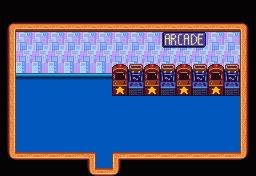

The image is a tile-based game level rendered from a .tmx file. Its description and complete source (layers, tilesets, objects, tile grids) follow:
An orthogonal 16x11 tile map with 16x16 px tiles, 6 tile layers (Back, Back2, Buildings, Front, ...), 2 tilesets.

<map version="1.10" tiledversion="1.10.2" orientation="orthogonal" renderorder="right-down" compressionlevel="0" width="16" height="11" tilewidth="16" tileheight="16" infinite="0" nextlayerid="13" nextobjectid="8">
 <tileset firstgid="1" name="townInterior" tilewidth="16" tileheight="16" tilecount="2176" columns="32">
  <image source="townInterior.png" width="512" height="1088" />
 </tileset>
 <tileset firstgid="2177" name="walls_and_floors" tilewidth="16" tileheight="16" tilecount="688" columns="16">
  <image source="walls_and_floors.png" width="256" height="688" />
  <tile id="434">
   <properties>
    <property name="Type" value="Wood" />
   </properties>
  </tile>
  <tile id="435">
   <properties>
    <property name="Type" value="Wood" />
   </properties>
  </tile>
  <tile id="450">
   <properties>
    <property name="Type" value="Wood" />
   </properties>
  </tile>
  <tile id="451">
   <properties>
    <property name="Type" value="Wood" />
   </properties>
  </tile>
 </tileset>
 <layer id="1" name="Back" width="16" height="11">
  <data encoding="csv">
0,0,0,0,0,0,0,0,0,0,0,0,0,0,0,0,
0,0,0,0,0,0,0,0,0,0,0,0,0,0,0,0,
0,2230,2230,2230,2230,2230,2230,2230,2230,2230,2230,2230,2230,2230,2230,0,
0,2246,2246,2246,2246,2246,2246,2246,2246,2246,2246,2246,2246,2246,2246,0,
0,2611,2612,2611,2612,2611,2612,2611,2612,2611,2612,2611,2612,2611,2612,0,
0,2627,2628,2627,2628,2627,2628,2627,2628,2627,2628,2627,2628,2627,2628,0,
0,2611,2612,2611,2612,2611,2612,2611,2612,2611,2612,2611,2612,2611,2612,0,
0,2627,2628,2627,2628,2627,2628,2627,2628,2627,2628,2627,2628,2627,2628,0,
0,2611,2612,2611,2612,2611,2612,2611,2612,2611,2612,2611,2612,2611,2612,0,
0,2627,2628,2627,2628,2627,2628,2627,2628,2627,2628,2627,2628,2627,2628,0,
0,0,0,0,0,2611,2612,0,0,0,0,0,0,0,0,0
</data>
 </layer>
 <layer id="2" name="Back2" width="16" height="11">
  <properties>
   <property name="Draw" value="Back" />
  </properties>
  <data encoding="csv">
0,0,0,0,0,0,0,0,0,0,0,0,0,0,0,0,
0,0,0,0,0,0,0,0,0,0,0,0,0,0,0,0,
0,2226,2226,2226,2226,2226,2226,2226,2226,2226,2226,2226,2226,2226,2226,0,
0,2242,2242,2242,2242,2242,2242,2242,2242,2242,2242,2242,2242,2242,2242,0,
0,2258,2258,2258,2258,2258,2258,2258,2258,2258,2258,2258,2258,2258,2258,0,
0,0,0,0,0,0,0,0,0,0,0,0,0,0,0,0,
0,0,0,0,0,0,0,0,0,0,0,0,0,0,0,0,
0,0,0,0,0,0,0,0,0,0,0,0,0,0,0,0,
0,0,0,0,0,0,0,0,0,0,0,0,0,0,0,0,
0,0,0,0,0,0,0,0,0,0,0,0,0,0,0,0,
0,0,0,0,0,0,0,0,0,0,0,0,0,0,0,0
</data>
 </layer>
 <layer id="3" name="Buildings" width="16" height="11">
  <data encoding="csv">
1,1,1,1,1,1,1,1,1,1,1,1,1,1,1,1,
1,1,1,1,1,1,1,1,1,1,1,1,1,1,1,1,
1,2427,2427,2427,2427,2427,2427,2427,2427,2427,2427,2427,2427,2427,2427,1,
1,2443,2443,2443,2443,2443,2443,2443,2443,2443,2443,2443,2443,2443,2443,1,
1,2459,2459,2459,2459,2459,2459,2459,2459,2459,2459,2459,2459,2459,2459,1,
1,0,0,0,0,0,0,1443,1444,1443,1444,1443,1444,1443,1444,1,
1,0,0,0,0,0,0,0,0,0,0,0,0,0,0,1,
1,0,0,0,0,0,0,0,0,0,0,0,0,0,0,1,
1,0,0,0,0,0,0,0,0,0,0,0,0,0,0,1,
1,0,0,0,0,0,0,0,0,0,0,0,0,0,0,1,
1,1,1,1,1,1,0,1,1,1,1,1,1,1,1,1
</data>
 </layer>
 <layer id="4" name="Front" width="16" height="11">
  <data encoding="csv">
0,0,0,0,0,0,0,0,0,0,0,0,0,0,0,0,
10,3,3,3,3,3,3,3,3,3,3,3,3,3,3,12,
65,0,0,0,0,0,0,0,0,0,1379,1380,1381,0,0,69,
65,0,0,0,0,0,0,0,0,0,0,0,0,0,0,69,
65,0,0,0,0,0,0,1411,1412,1411,1412,1411,1412,1411,1412,69,
65,0,0,0,0,0,0,0,0,0,0,0,0,0,0,69,
65,0,0,0,0,0,0,0,0,0,0,0,0,0,0,69,
65,0,0,0,0,0,0,0,0,0,0,0,0,0,0,69,
65,0,0,0,0,0,0,0,0,0,0,0,0,0,0,69,
97,166,166,166,166,163,0,164,166,166,166,166,166,166,166,131,
0,0,0,0,0,97,166,131,0,0,0,0,0,0,0,0
</data>
 </layer>
 <layer id="5" name="Front2" width="16" height="11">
  <properties>
   <property name="Draw" value="Front" />
  </properties>
  <data encoding="csv">
0,0,0,0,0,0,0,0,0,0,0,0,0,0,0,0,
0,0,0,0,0,0,0,0,0,0,0,0,0,0,0,0,
0,0,0,0,0,0,0,0,0,0,0,0,0,0,0,0,
0,0,0,0,0,0,0,0,0,0,0,0,0,0,0,0,
0,0,0,0,0,0,0,0,0,0,0,0,0,0,0,0,
0,0,0,0,0,0,0,0,0,0,0,0,0,0,0,0,
0,0,0,0,0,0,0,0,0,0,0,0,0,0,0,0,
0,0,0,0,0,0,0,0,0,0,0,0,0,0,0,0,
0,0,0,0,0,0,0,0,0,0,0,0,0,0,0,0,
0,0,0,0,0,0,0,0,0,0,0,0,0,0,0,0,
0,0,0,0,0,0,0,0,0,0,0,0,0,0,0,0
</data>
 </layer>
 <layer id="6" name="Paths" width="16" height="11">
  <data encoding="csv">
0,0,0,0,0,0,0,0,0,0,0,0,0,0,0,0,
0,0,0,0,0,0,0,0,0,0,0,0,0,0,0,0,
0,0,0,0,0,0,0,0,0,0,0,0,0,0,0,0,
0,0,0,0,0,0,0,0,0,0,0,0,0,0,0,0,
0,0,0,0,0,0,0,0,0,0,0,0,0,0,0,0,
0,0,0,0,0,0,0,0,0,0,0,0,0,0,0,0,
0,0,0,0,0,0,0,0,0,0,0,0,0,0,0,0,
0,0,0,0,0,0,0,0,0,0,0,0,0,0,0,0,
0,0,0,0,0,0,0,0,0,0,0,0,0,0,0,0,
0,0,0,0,0,0,0,0,0,0,0,0,0,0,0,0,
0,0,0,0,0,0,0,0,0,0,0,0,0,0,0,0
</data>
 </layer>
 <objectgroup id="7" name="Back" />
 <objectgroup id="8" name="Back2" />
 <objectgroup id="9" name="Buildings" />
 <objectgroup id="10" name="Front" />
 <objectgroup id="11" name="Front2" />
 <objectgroup id="12" name="Paths" />
</map>
